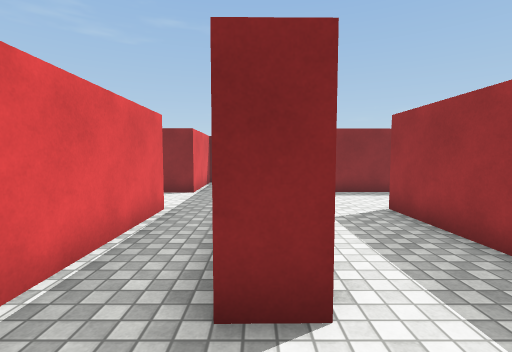
view 1 (above)

21 first-person views from a walk through a 3-D level made in the Unity game engine. The camera is 1.4 m above the floor, tilts 4° down and sees 85° across. The floor is counted in squares, 1 m on a side. Each view is taken from the middle of a square. On the plan, view 1 faces up. The plan holds only what a view shows up to about 14 squares ahead; the rest is blank. The place goes on beyond the plan. The player character is not drawn. Surface patterns are stand-ins for the level's own textures.

view 2
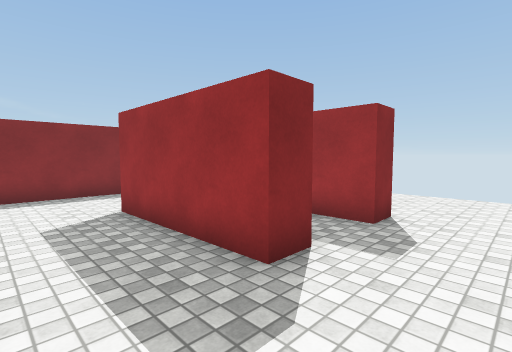

view 3
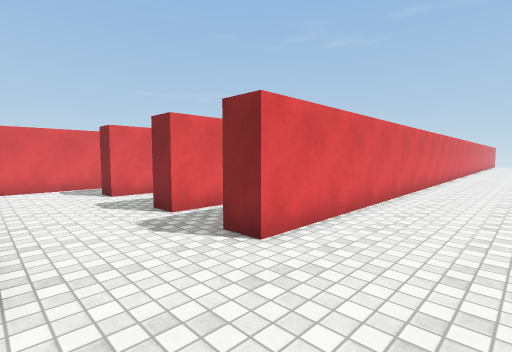

view 4
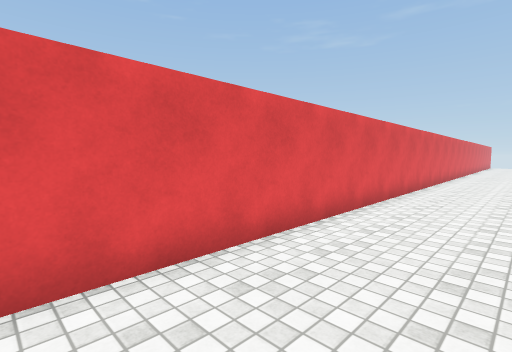

view 5
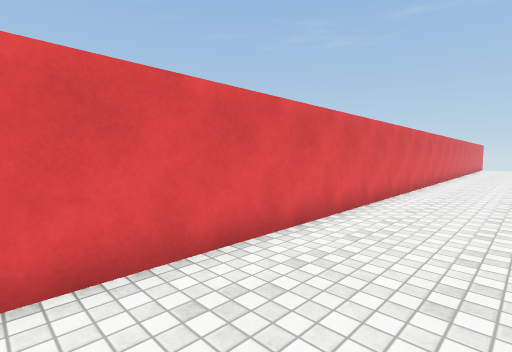

view 6
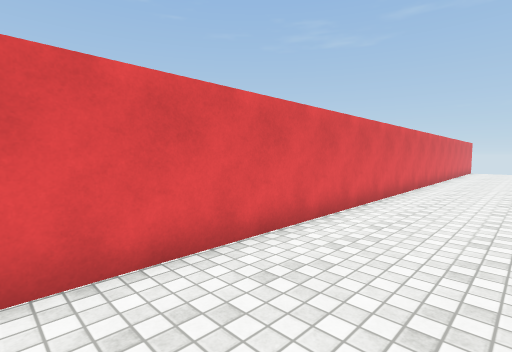

view 7
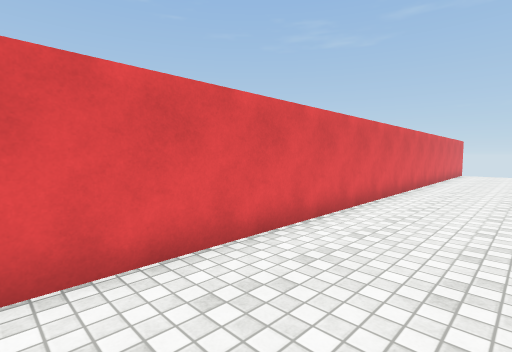

view 8
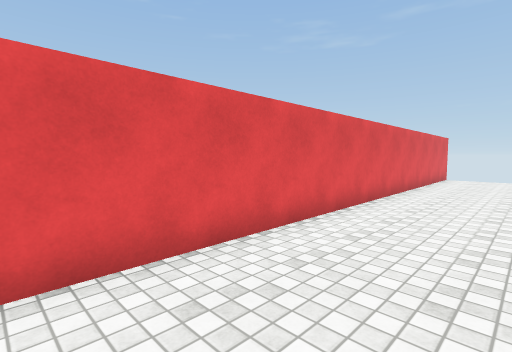

view 9
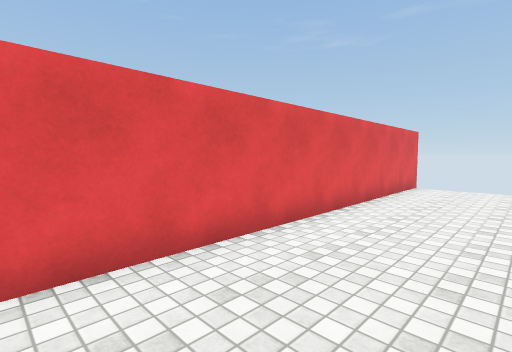

view 10
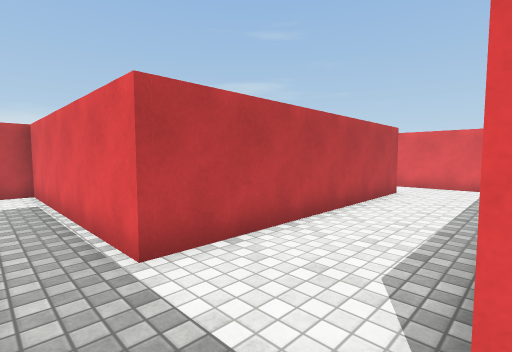

view 11
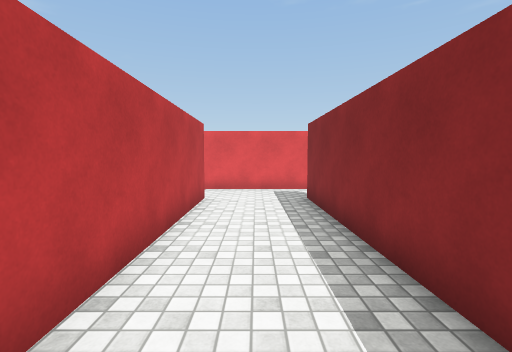

view 12
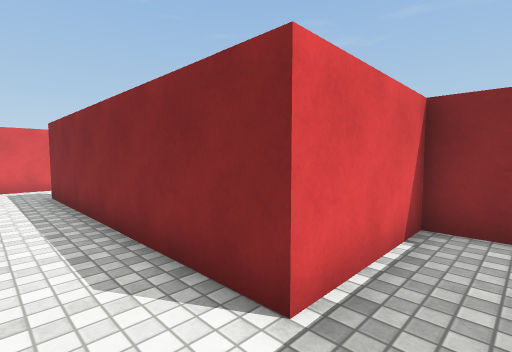

view 13
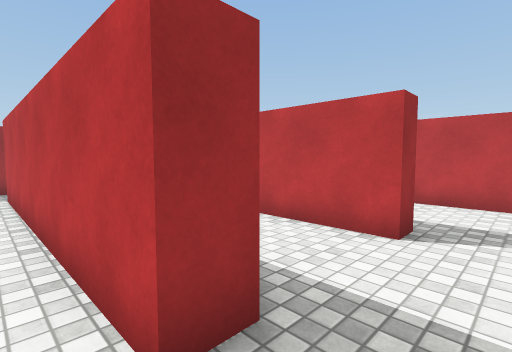

view 14
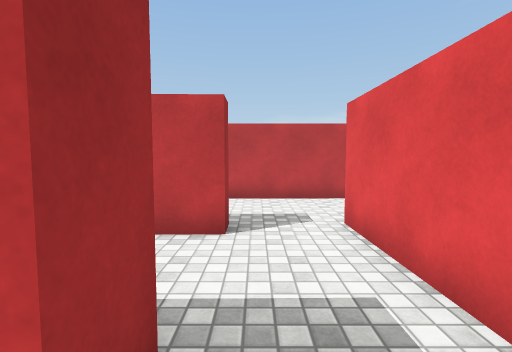

view 15
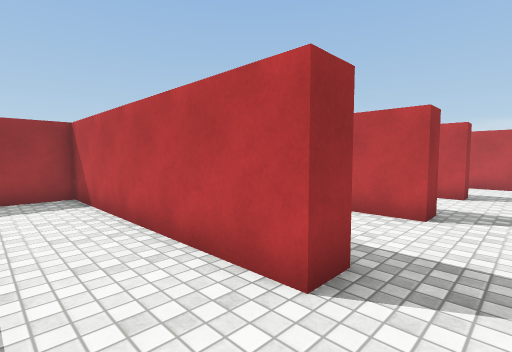

view 16
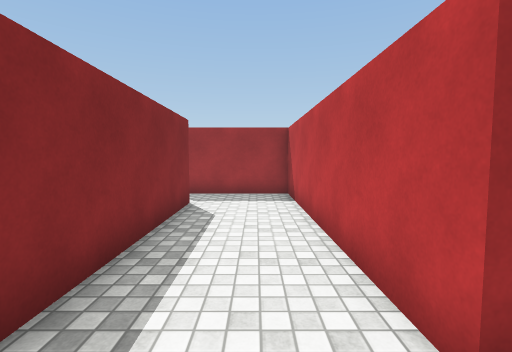

view 17
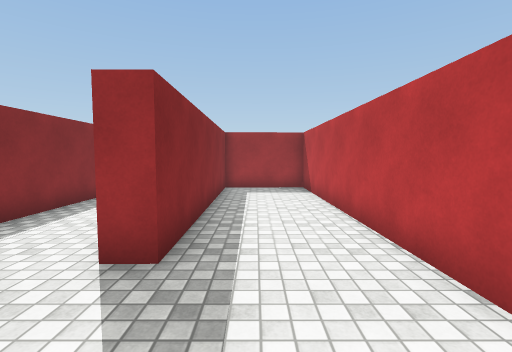

view 18
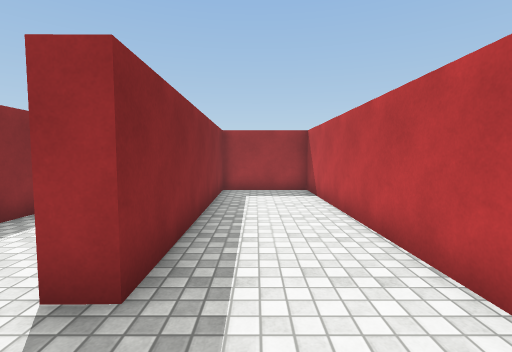

view 19
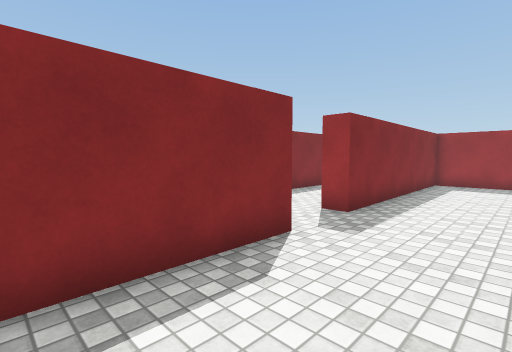

view 20
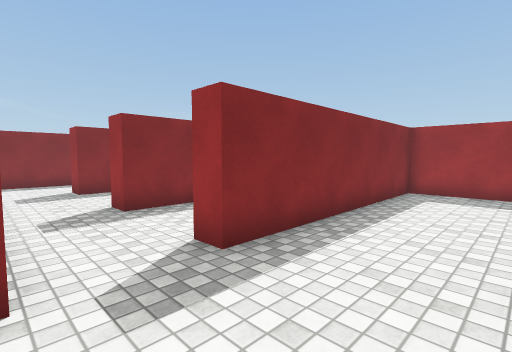

view 21
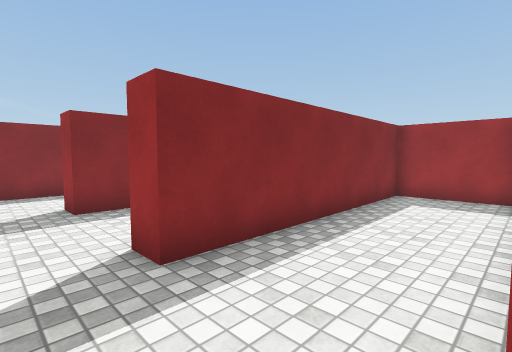

### Floor plan
Points are (right, up) in squares from view 1. A wall is a line through its corners. A room is listed if a view was taken in it or the views show most of it. See-through windows are left out.
Room 1 (views 1, 2, 3, 4, 5, 6, 7, 8, 9, 10, 11, 12, 13, 14)
walls: (5.3, 10.9) (1.3, 10.9); (-1.2, 15.1) (-2.5, 15) (-2.5, 10.9) (-12.4, 10.7); (4.6, 4) (4.6, 2.4) (3.6, 2.4) (3.6, 7.5); (6.8, 2.2) (6.8, 3.9); (0.6, 3.9) (0.7, 2.4) (-0.4, 2.4); (-12.4, 7.3) (-2.4, 7.4) (-2.3, -1.1) (-1.4, -1.1); (-15, 11.3) (-15, 7.6); (7.3, 42.6) (7.8, 2.5) (6.7, 2.5)
ways out: opening at (-13.5, 11) to room 2; opening at (-13.5, 7) to room 4
Room 2 (views 15, 16)
walls: (-5.6, 15) (-14.3, 14.9); (-12.4, 10.7) (-12.5, 11.7) (-3.5, 11.8) (-3.5, 15.6)
ways out: opening at (-13.5, 11) to room 1; opening at (-4.5, 15.5)
Room 3 (views 17, 18, 19, 20, 21)
walls: (-14.9, 3.4) (-14.9, 2.2) (-18.9, 2.1); (-16, -1.3) (-3.3, -1.2) (-3.4, 2.3) (-12.3, 2.2) (-12.4, 3)
ways out: opening at (-13.5, 3) to room 4
Room 4 (no view inside)
walls: (-12.4, 3) (-9.2, 3.1); (-3.4, 3.3) (-3.4, 6.5) (-12.4, 6.3) (-12.4, 7.3); (-15, 7.6) (-14.9, 3.4)
ways out: opening at (-13.5, 7) to room 1; opening at (-13.5, 3) to room 3

Where each view was taken, in squares from view 1:
view 1: 0 up, 0 right, facing up
view 2: 0 up, 1 right, facing up-right
view 3: 1 down, 11 right, facing up-left
view 4: 4 up, 11 right, facing up-left
view 5: 11 up, 11 right, facing up-left
view 6: 18 up, 11 right, facing up-left
view 7: 22 up, 11 right, facing up-left
view 8: 27 up, 11 right, facing up-left
view 9: 33 up, 11 right, facing up-left
view 10: 11 up, 1 left, facing down-left
view 11: 9 up, 3 left, facing left
view 12: 9 up, 1 left, facing up-left
view 13: 8 up, 14 left, facing down-right
view 14: 8 up, 13 left, facing down
view 15: 14 up, 14 left, facing down-right
view 16: 13 up, 14 left, facing right
view 17: 1 up, 16 left, facing right
view 18: 1 up, 15 left, facing right
view 19: 1 down, 19 left, facing up-right
view 20: 1 down, 15 left, facing up-right
view 21: 3 up, 14 left, facing up-right
